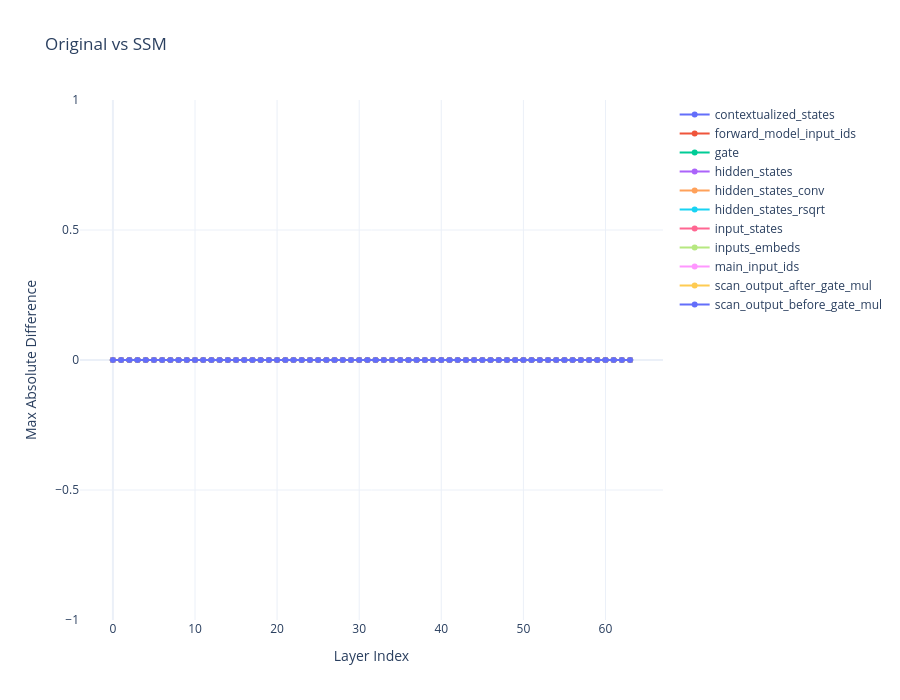
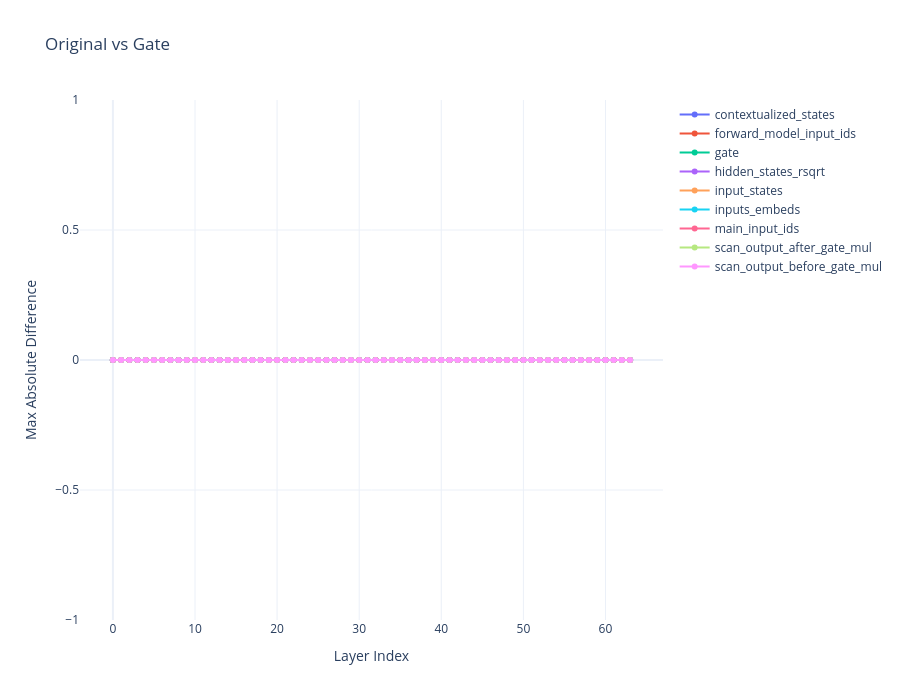

Source (notebook cell) for these figures, in order:
### Code cell
import os
import torch
import re
import plotly.graph_objects as go
from collections import defaultdict

BASE_DIR = "../model6/layers_output"

MODELS = {
    "orig": os.path.join(BASE_DIR, "orig_mamba"),
    "ssm": os.path.join(BASE_DIR, "ssm_mamba"),
    "gate": os.path.join(BASE_DIR, "gate_mamba"),
}

ATOL = 1e-6
RTOL = 1e-5


def extract_layer_idx(filename):
    match = re.search(r"layer_(\d+)", filename)
    return int(match.group(1)) if match else None


def compare_tensors(t1, t2):
    diff = (t1 - t2).abs()
    return diff.max().item()

# def compare_tensors(t1, t2):
#     diff = (t1 - t2).abs()
#     denom = t1.abs().clamp(min=1e-8)  # avoid division by zero
#     percent_diff = (diff / denom) * 100
#     return percent_diff.max().item()


# def compare_tensors(t1, t2):
#     t1 = t1.float()
#     t2 = t2.float()

#     numerator = torch.norm(t1 - t2)
#     denominator = torch.norm(t1).clamp(min=1e-8)

#     return (numerator / denominator).item() * 100

def compare_and_collect(modelA_name, modelB_name):
    print(f"\nCollecting stats: {modelA_name} vs {modelB_name}")

    modelA_dir = MODELS[modelA_name]
    modelB_dir = MODELS[modelB_name]

    results = defaultdict(dict)  # results[subfolder][layer_idx] = max_abs_diff

    subfolders = sorted(os.listdir(modelA_dir))

    for sub in subfolders:
        dirA = os.path.join(modelA_dir, sub)
        dirB = os.path.join(modelB_dir, sub)

        if not os.path.exists(dirB):
            continue

        files = sorted(os.listdir(dirA))

        for fname in files:
            layer_idx = extract_layer_idx(fname)
            if layer_idx is None:
                continue

            pathA = os.path.join(dirA, fname)
            pathB = os.path.join(dirB, fname)

            if not os.path.exists(pathB):
                continue

            tA = torch.load(pathA, map_location="cpu")
            tB = torch.load(pathB, map_location="cpu")

            max_diff = compare_tensors(tA, tB)
            results[sub][layer_idx] = max_diff

    return results


def plot_results(results, title):
    fig = go.Figure()

    for subfolder, layer_dict in results.items():
        layers = sorted(layer_dict.keys())
        diffs = [layer_dict[i] for i in layers]

        fig.add_trace(
            go.Scatter(
                x=layers,
                y=diffs,
                mode="lines+markers",
                name=subfolder
            )
        )

    fig.update_layout(
        title=title,
        xaxis_title="Layer Index",
        yaxis_title="Max Absolute Difference",
        # yaxis_type="log",  # important to see small differences
        template="plotly_white",
        height=700,
    )

    fig.show()


# Run comparisons
results_ssm = compare_and_collect("orig", "ssm")
results_gate = compare_and_collect("orig", "gate")

# print("Gate vs SSM")
# print(results_gate)
# print("SSM vs Gate")
# print(results_ssm)

# Plot
plot_results(results_ssm, "Original vs SSM")
plot_results(results_gate, "Original vs Gate")

### Figure 1 — Plotly figure (JSON) as saved in the notebook; plotly's stock layout.template omitted (floating-point values rounded to 4 significant figures)
{"data": [{"mode": "lines+markers", "name": "contextualized_states", "type": "scatter", "x": [0, 1, 2, 3, 4, 5, 6, 7, 8, 9, 10, 11, 12, 13, 14, 15, 16, 17, 18, 19, 20, 21, 22, 23, 24, 25, 26, 27, 28, 29, 30, 31, 32, 33, 34, 35, 36, 37, 38, 39, 40, 41, 42, 43, 44, 45, 46, 47, 48, 49, 50, 51, 52, 53, 54, 55, 56, 57, 58, 59, 60, 61, 62, 63], "y": [0, 0, 0, 0, 0, 0, 0, 0, 0, 0, 0, 0, 0, 0, 0, 0, 0, 0, 0, 0, 0, 0, 0, 0, 0, 0, 0, 0, 0, 0, 0, 0, 0, 0, 0, 0, 0, 0, 0, 0, 0, 0, 0, 0, 0, 0, 0, 0, 0, 0, 0, 0, 0, 0, 0, 0, 0, 0, 0, 0, 0, 0, 0, 0]}, {"mode": "lines+markers", "name": "forward_model_input_ids", "type": "scatter", "x": [0], "y": [0]}, {"mode": "lines+markers", "name": "gate", "type": "scatter", "x": [0, 1, 2, 3, 4, 5, 6, 7, 8, 9, 10, 11, 12, 13, 14, 15, 16, 17, 18, 19, 20, 21, 22, 23, 24, 25, 26, 27, 28, 29, 30, 31, 32, 33, 34, 35, 36, 37, 38, 39, 40, 41, 42, 43, 44, 45, 46, 47, 48, 49, 50, 51, 52, 53, 54, 55, 56, 57, 58, 59, 60, 61, 62, 63], "y": [0, 0, 0, 0, 0, 0, 0, 0, 0, 0, 0, 0, 0, 0, 0, 0, 0, 0, 0, 0, 0, 0, 0, 0, 0, 0, 0, 0, 0, 0, 0, 0, 0, 0, 0, 0, 0, 0, 0, 0, 0, 0, 0, 0, 0, 0, 0, 0, 0, 0, 0, 0, 0, 0, 0, 0, 0, 0, 0, 0, 0, 0, 0, 0]}, {"mode": "lines+markers", "name": "hidden_states", "type": "scatter", "x": [0, 1, 2, 3, 4, 5, 6, 7, 8, 9, 10, 11, 12, 13, 14, 15, 16, 17, 18, 19, 20, 21, 22, 23, 24, 25, 26, 27, 28, 29, 30, 31, 32, 33, 34, 35, 36, 37, 38, 39, 40, 41, 42, 43, 44, 45, 46, 47, 48, 49, 50, 51, 52, 53, 54, 55, 56, 57, 58, 59, 60, 61, 62, 63], "y": [0, 0, 0, 0, 0, 0, 0, 0, 0, 0, 0, 0, 0, 0, 0, 0, 0, 0, 0, 0, 0, 0, 0, 0, 0, 0, 0, 0, 0, 0, 0, 0, 0, 0, 0, 0, 0, 0, 0, 0, 0, 0, 0, 0, 0, 0, 0, 0, 0, 0, 0, 0, 0, 0, 0, 0, 0, 0, 0, 0, 0, 0, 0, 0]}, {"mode": "lines+markers", "name": "hidden_states_conv", "type": "scatter", "x": [0, 1, 2, 3, 4, 5, 6, 7, 8, 9, 10, 11, 12, 13, 14, 15, 16, 17, 18, 19, 20, 21, 22, 23, 24, 25, 26, 27, 28, 29, 30, 31, 32, 33, 34, 35, 36, 37, 38, 39, 40, 41, 42, 43, 44, 45, 46, 47, 48, 49, 50, 51, 52, 53, 54, 55, 56, 57, 58, 59, 60, 61, 62, 63], "y": [0, 0, 0, 0, 0, 0, 0, 0, 0, 0, 0, 0, 0, 0, 0, 0, 0, 0, 0, 0, 0, 0, 0, 0, 0, 0, 0, 0, 0, 0, 0, 0, 0, 0, 0, 0, 0, 0, 0, 0, 0, 0, 0, 0, 0, 0, 0, 0, 0, 0, 0, 0, 0, 0, 0, 0, 0, 0, 0, 0, 0, 0, 0, 0]}, {"mode": "lines+markers", "name": "hidden_states_rsqrt", "type": "scatter", "x": [0, 1, 2, 3, 4, 5, 6, 7, 8, 9, 10, 11, 12, 13, 14, 15, 16, 17, 18, 19, 20, 21, 22, 23, 24, 25, 26, 27, 28, 29, 30, 31, 32, 33, 34, 35, 36, 37, 38, 39, 40, 41, 42, 43, 44, 45, 46, 47, 48, 49, 50, 51, 52, 53, 54, 55, 56, 57, 58, 59, 60, 61, 62, 63], "y": [0, 0, 0, 0, 0, 0, 0, 0, 0, 0, 0, 0, 0, 0, 0, 0, 0, 0, 0, 0, 0, 0, 0, 0, 0, 0, 0, 0, 0, 0, 0, 0, 0, 0, 0, 0, 0, 0, 0, 0, 0, 0, 0, 0, 0, 0, 0, 0, 0, 0, 0, 0, 0, 0, 0, 0, 0, 0, 0, 0, 0, 0, 0, 0]}, {"mode": "lines+markers", "name": "input_states", "type": "scatter", "x": [0, 1, 2, 3, 4, 5, 6, 7, 8, 9, 10, 11, 12, 13, 14, 15, 16, 17, 18, 19, 20, 21, 22, 23, 24, 25, 26, 27, 28, 29, 30, 31, 32, 33, 34, 35, 36, 37, 38, 39, 40, 41, 42, 43, 44, 45, 46, 47, 48, 49, 50, 51, 52, 53, 54, 55, 56, 57, 58, 59, 60, 61, 62, 63], "y": [0, 0, 0, 0, 0, 0, 0, 0, 0, 0, 0, 0, 0, 0, 0, 0, 0, 0, 0, 0, 0, 0, 0, 0, 0, 0, 0, 0, 0, 0, 0, 0, 0, 0, 0, 0, 0, 0, 0, 0, 0, 0, 0, 0, 0, 0, 0, 0, 0, 0, 0, 0, 0, 0, 0, 0, 0, 0, 0, 0, 0, 0, 0, 0]}, {"mode": "lines+markers", "name": "inputs_embeds", "type": "scatter", "x": [0], "y": [0]}, {"mode": "lines+markers", "name": "main_input_ids", "type": "scatter", "x": [0], "y": [0]}, {"mode": "lines+markers", "name": "scan_output_after_gate_mul", "type": "scatter", "x": [0, 1, 2, 3, 4, 5, 6, 7, 8, 9, 10, 11, 12, 13, 14, 15, 16, 17, 18, 19, 20, 21, 22, 23, 24, 25, 26, 27, 28, 29, 30, 31, 32, 33, 34, 35, 36, 37, 38, 39, 40, 41, 42, 43, 44, 45, 46, 47, 48, 49, 50, 51, 52, 53, 54, 55, 56, 57, 58, 59, 60, 61, 62, 63], "y": [0, 0, 0, 0, 0, 0, 0, 0, 0, 0, 0, 0, 0, 0, 0, 0, 0, 0, 0, 0, 0, 0, 0, 0, 0, 0, 0, 0, 0, 0, 0, 0, 0, 0, 0, 0, 0, 0, 0, 0, 0, 0, 0, 0, 0, 0, 0, 0, 0, 0, 0, 0, 0, 0, 0, 0, 0, 0, 0, 0, 0, 0, 0, 0]}, {"mode": "lines+markers", "name": "scan_output_before_gate_mul", "type": "scatter", "x": [0, 1, 2, 3, 4, 5, 6, 7, 8, 9, 10, 11, 12, 13, 14, 15, 16, 17, 18, 19, 20, 21, 22, 23, 24, 25, 26, 27, 28, 29, 30, 31, 32, 33, 34, 35, 36, 37, 38, 39, 40, 41, 42, 43, 44, 45, 46, 47, 48, 49, 50, 51, 52, 53, 54, 55, 56, 57, 58, 59, 60, 61, 62, 63], "y": [0, 0, 0, 0, 0, 0, 0, 0, 0, 0, 0, 0, 0, 0, 0, 0, 0, 0, 0, 0, 0, 0, 0, 0, 0, 0, 0, 0, 0, 0, 0, 0, 0, 0, 0, 0, 0, 0, 0, 0, 0, 0, 0, 0, 0, 0, 0, 0, 0, 0, 0, 0, 0, 0, 0, 0, 0, 0, 0, 0, 0, 0, 0, 0]}], "layout": {"height": 700, "title": {"text": "Original vs SSM"}, "xaxis": {"title": {"text": "Layer Index"}}, "yaxis": {"title": {"text": "Max Absolute Difference"}}}}

### Figure 2 — Plotly figure (JSON) as saved in the notebook; plotly's stock layout.template omitted (floating-point values rounded to 4 significant figures)
{"data": [{"mode": "lines+markers", "name": "contextualized_states", "type": "scatter", "x": [0, 1, 2, 3, 4, 5, 6, 7, 8, 9, 10, 11, 12, 13, 14, 15, 16, 17, 18, 19, 20, 21, 22, 23, 24, 25, 26, 27, 28, 29, 30, 31, 32, 33, 34, 35, 36, 37, 38, 39, 40, 41, 42, 43, 44, 45, 46, 47, 48, 49, 50, 51, 52, 53, 54, 55, 56, 57, 58, 59, 60, 61, 62, 63], "y": [0, 0, 0, 0, 0, 0, 0, 0, 0, 0, 0, 0, 0, 0, 0, 0, 0, 0, 0, 0, 0, 0, 0, 0, 0, 0, 0, 0, 0, 0, 0, 0, 0, 0, 0, 0, 0, 0, 0, 0, 0, 0, 0, 0, 0, 0, 0, 0, 0, 0, 0, 0, 0, 0, 0, 0, 0, 0, 0, 0, 0, 0, 0, 0]}, {"mode": "lines+markers", "name": "forward_model_input_ids", "type": "scatter", "x": [0], "y": [0]}, {"mode": "lines+markers", "name": "gate", "type": "scatter", "x": [0, 1, 2, 3, 4, 5, 6, 7, 8, 9, 10, 11, 12, 13, 14, 15, 16, 17, 18, 19, 20, 21, 22, 23, 24, 25, 26, 27, 28, 29, 30, 31, 32, 33, 34, 35, 36, 37, 38, 39, 40, 41, 42, 43, 44, 45, 46, 47, 48, 49, 50, 51, 52, 53, 54, 55, 56, 57, 58, 59, 60, 61, 62, 63], "y": [0, 0, 0, 0, 0, 0, 0, 0, 0, 0, 0, 0, 0, 0, 0, 0, 0, 0, 0, 0, 0, 0, 0, 0, 0, 0, 0, 0, 0, 0, 0, 0, 0, 0, 0, 0, 0, 0, 0, 0, 0, 0, 0, 0, 0, 0, 0, 0, 0, 0, 0, 0, 0, 0, 0, 0, 0, 0, 0, 0, 0, 0, 0, 0]}, {"mode": "lines+markers", "name": "hidden_states_rsqrt", "type": "scatter", "x": [0, 1, 2, 3, 4, 5, 6, 7, 8, 9, 10, 11, 12, 13, 14, 15, 16, 17, 18, 19, 20, 21, 22, 23, 24, 25, 26, 27, 28, 29, 30, 31, 32, 33, 34, 35, 36, 37, 38, 39, 40, 41, 42, 43, 44, 45, 46, 47, 48, 49, 50, 51, 52, 53, 54, 55, 56, 57, 58, 59, 60, 61, 62, 63], "y": [0, 0, 0, 0, 0, 0, 0, 0, 0, 0, 0, 0, 0, 0, 0, 0, 0, 0, 0, 0, 0, 0, 0, 0, 0, 0, 0, 0, 0, 0, 0, 0, 0, 0, 0, 0, 0, 0, 0, 0, 0, 0, 0, 0, 0, 0, 0, 0, 0, 0, 0, 0, 0, 0, 0, 0, 0, 0, 0, 0, 0, 0, 0, 0]}, {"mode": "lines+markers", "name": "input_states", "type": "scatter", "x": [0, 1, 2, 3, 4, 5, 6, 7, 8, 9, 10, 11, 12, 13, 14, 15, 16, 17, 18, 19, 20, 21, 22, 23, 24, 25, 26, 27, 28, 29, 30, 31, 32, 33, 34, 35, 36, 37, 38, 39, 40, 41, 42, 43, 44, 45, 46, 47, 48, 49, 50, 51, 52, 53, 54, 55, 56, 57, 58, 59, 60, 61, 62, 63], "y": [0, 0, 0, 0, 0, 0, 0, 0, 0, 0, 0, 0, 0, 0, 0, 0, 0, 0, 0, 0, 0, 0, 0, 0, 0, 0, 0, 0, 0, 0, 0, 0, 0, 0, 0, 0, 0, 0, 0, 0, 0, 0, 0, 0, 0, 0, 0, 0, 0, 0, 0, 0, 0, 0, 0, 0, 0, 0, 0, 0, 0, 0, 0, 0]}, {"mode": "lines+markers", "name": "inputs_embeds", "type": "scatter", "x": [0], "y": [0]}, {"mode": "lines+markers", "name": "main_input_ids", "type": "scatter", "x": [0], "y": [0]}, {"mode": "lines+markers", "name": "scan_output_after_gate_mul", "type": "scatter", "x": [0, 1, 2, 3, 4, 5, 6, 7, 8, 9, 10, 11, 12, 13, 14, 15, 16, 17, 18, 19, 20, 21, 22, 23, 24, 25, 26, 27, 28, 29, 30, 31, 32, 33, 34, 35, 36, 37, 38, 39, 40, 41, 42, 43, 44, 45, 46, 47, 48, 49, 50, 51, 52, 53, 54, 55, 56, 57, 58, 59, 60, 61, 62, 63], "y": [0, 0, 0, 0, 0, 0, 0, 0, 0, 0, 0, 0, 0, 0, 0, 0, 0, 0, 0, 0, 0, 0, 0, 0, 0, 0, 0, 0, 0, 0, 0, 0, 0, 0, 0, 0, 0, 0, 0, 0, 0, 0, 0, 0, 0, 0, 0, 0, 0, 0, 0, 0, 0, 0, 0, 0, 0, 0, 0, 0, 0, 0, 0, 0]}, {"mode": "lines+markers", "name": "scan_output_before_gate_mul", "type": "scatter", "x": [0, 1, 2, 3, 4, 5, 6, 7, 8, 9, 10, 11, 12, 13, 14, 15, 16, 17, 18, 19, 20, 21, 22, 23, 24, 25, 26, 27, 28, 29, 30, 31, 32, 33, 34, 35, 36, 37, 38, 39, 40, 41, 42, 43, 44, 45, 46, 47, 48, 49, 50, 51, 52, 53, 54, 55, 56, 57, 58, 59, 60, 61, 62, 63], "y": [0, 0, 0, 0, 0, 0, 0, 0, 0, 0, 0, 0, 0, 0, 0, 0, 0, 0, 0, 0, 0, 0, 0, 0, 0, 0, 0, 0, 0, 0, 0, 0, 0, 0, 0, 0, 0, 0, 0, 0, 0, 0, 0, 0, 0, 0, 0, 0, 0, 0, 0, 0, 0, 0, 0, 0, 0, 0, 0, 0, 0, 0, 0, 0]}], "layout": {"height": 700, "title": {"text": "Original vs Gate"}, "xaxis": {"title": {"text": "Layer Index"}}, "yaxis": {"title": {"text": "Max Absolute Difference"}}}}
